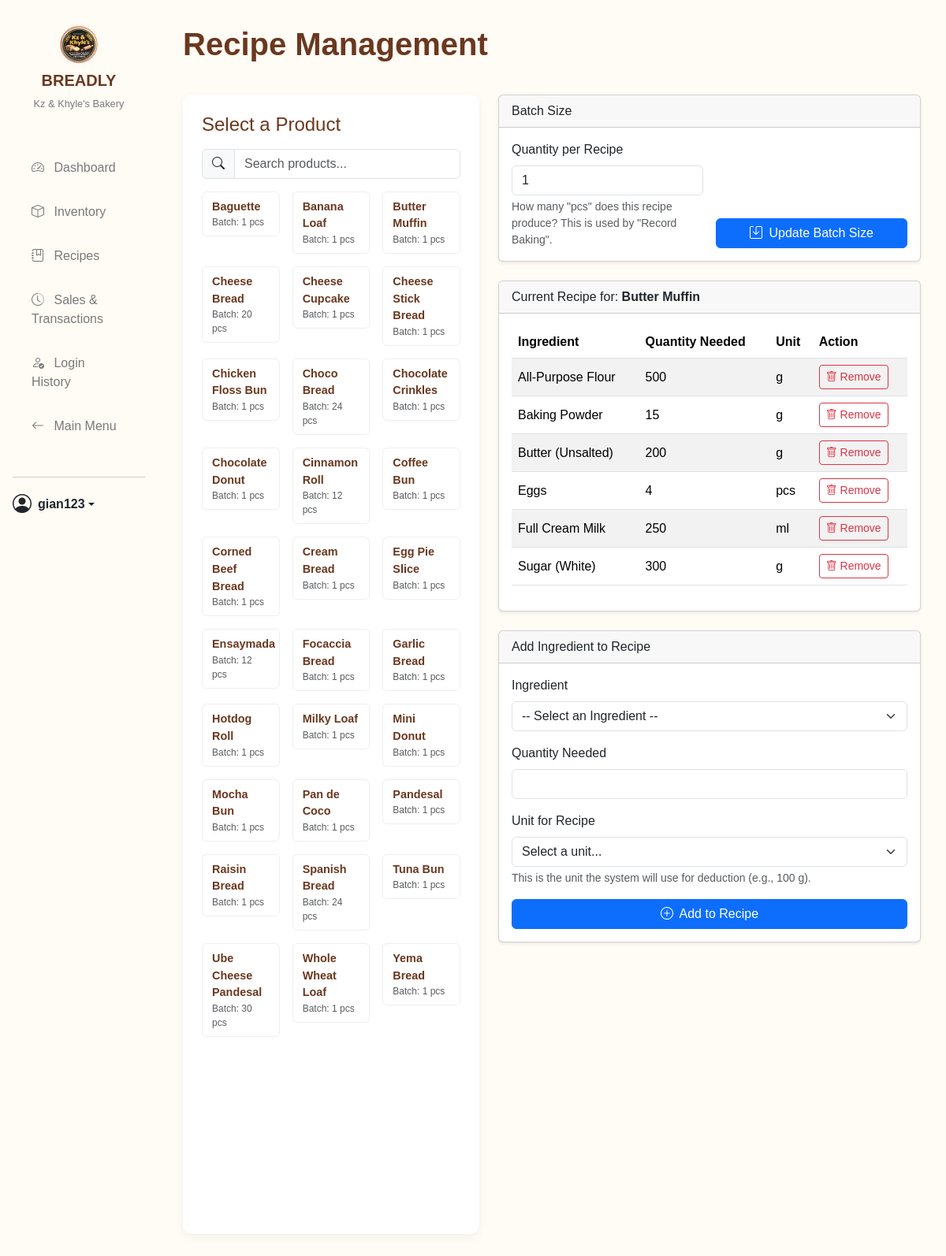
The app's page /nav/recipes.php?product_id=24 (signed in) with its own data.
### tables this page shows
CREATE TABLE `products` (
  `product_id` int(11) NOT NULL,
  `name` varchar(100) NOT NULL,
  `price` decimal(10,2) NOT NULL,
  `image_url` varchar(255) DEFAULT NULL,
  `status` enum('available','recalled','discontinued') NOT NULL DEFAULT 'available',
  `stock_qty` int(11) DEFAULT 0,
  `stock_unit` varchar(20) NOT NULL DEFAULT 'pcs',
  `is_sellable` tinyint(1) NOT NULL DEFAULT 1 COMMENT '1 = Appears on POS, 0 = Intermediate product',
  `batch_size` int(11) NOT NULL DEFAULT 1 COMMENT 'Number of units produced per recipe'
);

CREATE TABLE `recipes` (
  `recipe_id` int(11) NOT NULL,
  `product_id` int(11) NOT NULL,
  `ingredient_id` int(11) NOT NULL,
  `qty_needed` float NOT NULL,
  `unit` varchar(50) NOT NULL
);

CREATE TABLE `ingredients` (
  `ingredient_id` int(11) NOT NULL,
  `name` varchar(100) NOT NULL,
  `unit` varchar(50) DEFAULT NULL,
  `stock_qty` float DEFAULT 0,
  `reorder_level` float DEFAULT 0
);

### db_connection.php (called while the page is built, shortened)
<?php
class Database {
    private $host = DB_HOST;
    private $db_name = DB_NAME;
    private $username = DB_USER;
    private $password = DB_PASS;
    private $conn;
    private function connect() {
        try {
            $this->conn = new PDO(
                "mysql:host={$this->host};dbname={$this->db_name};charset=utf8mb4",
                $this->username,
                $this->password
            );
            $this->conn->setAttribute(PDO::ATTR_ERRMODE, PDO::ERRMODE_EXCEPTION);
        } catch (PDOException $e) {
            error_log("Database Connection Failed: " . $e->getMessage());
            die("A critical database connection error occurred. Please contact support.");
        }
    }
    public function getConnection() {
        return $this->conn;
    }
}
?>

### src/BakeryManager.php (called while the page is built, shortened)
<?php
require_once '../db_connection.php';
class BakeryManager {
    private $conn;
    public function __construct() {
        $db = new Database();
        $this->conn = $db->getConnection();
    }
    public function getAllProductsSimple() {
        $stmt = $this->conn->prepare("CALL ProductGetAllSimple()");
        $stmt->execute();
        return $stmt->fetchAll(PDO::FETCH_ASSOC);
    }
    public function getRecipeForProduct($product_id) {
        $stmt = $this->conn->prepare("CALL RecipeGetByProductId(?)");
        $stmt->execute([$product_id]);
        return $stmt->fetchAll(PDO::FETCH_ASSOC);
    }
}
?>

### nav/recipes.php (the view, shortened to what this page needs)
<?php
require_once '../src/BakeryManager.php';
$bakeryManager = new BakeryManager();
$selected_product_id = $_GET['product_id'] ?? null;
$current_recipe_items = [];
$current_batch_size = 0;
$products = $bakeryManager->getAllProductsSimple();
$selected_product_name = 'Recipe';
if ($selected_product_id) {
    $current_recipe_items = $bakeryManager->getRecipeForProduct($selected_product_id);
    foreach ($products as $product) {
        if ($product['product_id'] == $selected_product_id) {
            $current_batch_size = $product['batch_size'] ?? 0;
            $selected_product_name = $product['name'];
            break;
        }
    }
}
?>
<!DOCTYPE html>
<html lang="en">
<head>
    <link href="https://cdn.jsdelivr.net/npm/bootstrap@5.3.3/dist/css/bootstrap.min.css" rel="stylesheet">
    <link rel="stylesheet" href="https://cdn.jsdelivr.net/npm/bootstrap-icons@1.11.3/font/bootstrap-icons.css">
    <link rel="stylesheet" href="../styles/global.css">
    <link rel="stylesheet" href="../styles/dashboard.css">
    <link rel="stylesheet" href="../styles/pos.css">
    <link rel="stylesheet" href="../styles/recipes.css">
    <link rel="stylesheet" href="../styles/responsive.css?v=2">
</head>
<body class="dashboard">
<div class="container-fluid">
    <div class="row">
        <aside class="col-lg-2 col-md-3 sidebar offcanvas-lg offcanvas-start" tabindex="-1" id="sidebarMenu" aria-labelledby="sidebarMenuLabel">
            <div class="offcanvas-body d-flex flex-column p-0">
                <div class="sidebar-brand">
                    <img src="../images/kzklogo.png" alt="BREADLY Logo">
                    <h5>BREADLY</h5>
                    <p>Kz & Khyle's Bakery</p>
                </div>
                <ul class="nav flex-column sidebar-nav">
                    <li class="nav-item">
                        <a class="nav-link <?php echo ($active_nav_link == 'dashboard') ? 'active' : ''; ?>" href="dashboard_panel.php">
                            <i class="bi bi-speedometer2 me-2"></i> Dashboard
                        </a>
                    </li>
                    <li class="nav-item">
                        <a class="nav-link <?php echo ($active_nav_link == 'inventory') ? 'active' : ''; ?>" href="inventory_management.php">
                            <i class="bi bi-box me-2"></i> Inventory
                        </a>
                    </li>
                    <li class="nav-item">
                        <a class="nav-link <?php echo ($active_nav_link == 'recipes') ? 'active' : ''; ?>" href="recipes.php">
                            <i class="bi bi-journal-bookmark me-2"></i> Recipes
                        </a>
                    </li>
                    <li class="nav-item">
                        <a class="nav-link <?php echo ($active_nav_link == 'sales') ? 'active' : ''; ?>" href="sales_history.php">
                            <i class="bi bi-clock-history me-2"></i> Sales & Transactions
                        </a>
                    </li>
                    <li class="nav-item">
                        <a class="nav-link <?php echo ($active_nav_link == 'login_history') ? 'active' : ''; ?>" href="login_history.php">
                            <i class="bi bi-person-check me-2"></i> Login History
                        </a>
                    </li>
                    <li class="nav-item">
                        <a class="nav-link" href="index.php">
                            <i class="bi bi-arrow-left me-2"></i> Main Menu
                        </a>
                    </li>
                </ul>
                <div class="sidebar-user">
                    <hr>
                    <div class="dropdown">
                        <a href="#" class="d-flex align-items-center text-dark text-decoration-none dropdown-toggle" id="userMenu" data-bs-toggle="dropdown" aria-expanded="false">
                            <i class="bi bi-person-circle me-2 fs-4"></i>
                            <strong><?php echo htmlspecialchars($_SESSION['username']); ?></strong>
                        </a>
                    </div>
                </div>
            </div> </aside>
        <main class="col-lg-10 col-md-9 main-content">
            <div class="header d-flex justify-content-between align-items-center">
                <h1>Recipe Management</h1>
            </div>
            <div class="row">
                <div class="col-lg-5 recipe-products-col">
                    <div class="product-grid">
                        <h4 class="mb-3">Select a Product</h4>
                        <div class="input-group mb-3">
                            <span class="input-group-text"><i class="bi bi-search"></i></span>
                            <input type="text" id="recipe-product-search" class="form-control" placeholder="Search products...">
                        </div>
                        <div class="row row-cols-2 row-cols-md-2 row-cols-lg-3 g-3" id="recipe-product-list">
                            <?php foreach ($products as $product): ?>
                                <?php $is_active = ($selected_product_id == $product['product_id']); ?>
                                <div class="col" data-product-name="<?= htmlspecialchars(strtolower($product['name'])) ?>">
                                    <a href="recipes.php?product_id=<?php echo $product['product_id']; ?>"
                                       class="product-card <?php echo $is_active ? 'active' : ''; ?>"
                                       data-product-name="<?php echo htmlspecialchars($product['name']); ?>">
                                         <div class="product-name"><?= htmlspecialchars($product['name']) ?></div>
                                         <small class="text-muted">Batch: <?= htmlspecialchars($product['batch_size'] ?? 'N/A') ?> pcs</small>
                                    </a>
                                </div>
                            <?php endforeach; ?>
                        </div>
                    </div>
                </div>
                <div class="col-lg-7 recipe-content-col">
                    <?php if ($selected_product_id): ?>
                    <div class="row">
                        <div class="col-12 mb-4">
                            <div class="card shadow-sm">
                                <div class="card-header">
                                    Batch Size
                                </div>
                                <div class="card-body">
                                    <form action="recipes.php?product_id=<?php echo $selected_product_id; ?>" method="POST" class="row g-3 align-items-end">
                                        <div class="col-md-6">
                                            <label for="batch_size" class="form-label">Quantity per Recipe</label>
                                            <input type="number" step="1" class="form-control" id="batch_size" name="batch_size" required min="1" value="<?php echo htmlspecialchars($current_batch_size); ?>">
                                            <div class="form-text">How many "pcs" does this recipe produce? This is used by "Record Baking".</div>
                                        </div>
                                        <div class="col-md-6">
                                            <button type="submit" class="btn btn-primary w-100">
                                                <i class="bi bi-save me-1"></i> Update Batch Size
                                            </button>
                                        </div>
                                    </form>
                                </div>
                            </div>
                        </div>
                        <div class="col-12 mb-4">
                            <div class="card shadow-sm">
                                <div class="card-header">
                                    Current Recipe for: <strong><?php echo htmlspecialchars($selected_product_name); ?></strong>
                                </div>
                                <div class="card-body">
                                    <div class="table-responsive">
                                        <table class="table table-striped table-hover align-middle">
                                            <thead>
                                                <tr>
                                                    <th>Ingredient</th>
                                                    <th>Quantity Needed</th>
                                                    <th>Unit</th>
                                                    <th>Action</th>
                                                </tr>
                                            </thead>
                                            <tbody>
                                                <?php if (empty($current_recipe_items)): ?>
                                                    <tr>
                                                        <td colspan="4" class="text-center text-muted">No recipe found for this product. Add ingredients using the form.</td>
                                                    </tr>
                                                <?php else: ?>
                                                    <?php foreach ($current_recipe_items as $item): ?>
                                                    <tr>
                                                        <td data-label="Ingredient"><?php echo htmlspecialchars($item['name']); ?></td>
                                                        <td data-label="Qty Needed"><?php echo htmlspecialchars($item['qty_needed']); ?></td>
                                                        <td data-label="Unit"><?php echo htmlspecialchars($item['unit']); ?></td>
                                                        <td>
                                                            <button class="btn btn-outline-danger btn-sm"
                                                                    data-bs-toggle="modal"
                                                                    data-bs-target="#deleteRecipeItemModal"
                                                                    data-recipe-id="<?php echo $item['recipe_id']; ?>"
                                                                    data-ingredient-name="<?php echo htmlspecialchars($item['name']); ?>">
                                                                <i class="bi bi-trash"></i> Remove
                                                            </button>
                                                        </td>
                                                    </tr>
                                                    <?php endforeach; ?>
                                                <?php endif; ?>
                                            </tbody>
                                        </table>
                                    </div>
                                </div>
                            </div>
                        </div>
                        <div class="col-12">
                            <div class="card shadow-sm">
                                <div class="card-header">
                                    Add Ingredient to Recipe
                                </div>
                                <div class="card-body">
                                    <form action="recipes.php?product_id=<?php echo $selected_product_id; ?>" method="POST">
                                        <div class="mb-3">
                                            <label for="ingredient_id" class="form-label">Ingredient</label>
                                            <select class="form-select" name="ingredient_id" id="ingredient_id" required>
                                                <option value="" disabled selected>-- Select an Ingredient --</option>
                                            </select>
                                        </div>
                                        <div class="mb-3">
                                            <label for="qty_needed" class="form-label">Quantity Needed</label>
                                            <input type="number" step="0.01" class="form-control" id="qty_needed" name="qty_needed" required min="0.01">
                                        </div>
                                        <div class="mb-3">
                                            <label for="unit" class="form-label">Unit for Recipe</label>
                                            <select class="form-select" id="unit" name="unit" required>
                                                <option value="" selected disabled>Select a unit...</option>
                                            </select>
                                            <div class="form-text">This is the unit the system will use for deduction (e.g., 100 g).</div>
                                        </div>
                                        <div class="d-grid">
                                            <button type="submit" class="btn btn-primary">
                                                <i class="bi bi-plus-circle me-1"></i> Add to Recipe
                                            </button>
                                        </div>
                                    </form>
                                </div>
                            </div>
                        </div>
                    </div>
                    <?php endif; ?>
                </div>
            </div>
        </main>
    </div>
</div>
</body>
</html>

### records on screen
products: name "Baguette", batch_size "1"
products: name "Banana Loaf", batch_size "1"
products: name "Butter Muffin", batch_size "1"
products: name "Cheese Bread", batch_size "20"
products: name "Cheese Cupcake", batch_size "1"
products: name "Cheese Stick Bread", batch_size "1"
products: name "Chicken Floss Bun", batch_size "1"
products: name "Choco Bread", batch_size "24"
products: name "Chocolate Crinkles", batch_size "1"
products: name "Chocolate Donut", batch_size "1"
products: name "Cinnamon Roll", batch_size "12"
products: name "Coffee Bun", batch_size "1"
products: name "Corned Beef Bread", batch_size "1"
products: name "Cream Bread", batch_size "1"
products: name "Egg Pie Slice", batch_size "1"
products: name "Ensaymada", batch_size "12"
products: name "Focaccia Bread", batch_size "1"
products: name "Garlic Bread", batch_size "1"
products: name "Hotdog Roll", batch_size "1"
products: name "Milky Loaf", batch_size "1"
products: name "Mini Donut", batch_size "1"
products: name "Mocha Bun", batch_size "1"
products: name "Pan de Coco", batch_size "1"
products: name "Pandesal", batch_size "1"
products: name "Raisin Bread", batch_size "1"
products: name "Spanish Bread", batch_size "24"
products: name "Tuna Bun", batch_size "1"
products: name "Ube Cheese Pandesal", batch_size "30"
products: name "Whole Wheat Loaf", batch_size "1"
products: name "Yema Bread", batch_size "1"
recipes: ingredient.name "All-Purpose Flour", qty_needed "500", unit "g"
recipes: ingredient.name "Baking Powder", qty_needed "15", unit "g"
recipes: ingredient.name "Butter (Unsalted)", qty_needed "200", unit "g"
recipes: ingredient.name "Eggs", qty_needed "4", unit "pcs"
recipes: ingredient.name "Full Cream Milk", qty_needed "250", unit "ml"
recipes: ingredient.name "Sugar (White)", qty_needed "300", unit "g"

### other values on screen
$_SESSION['username'] "gian123"
